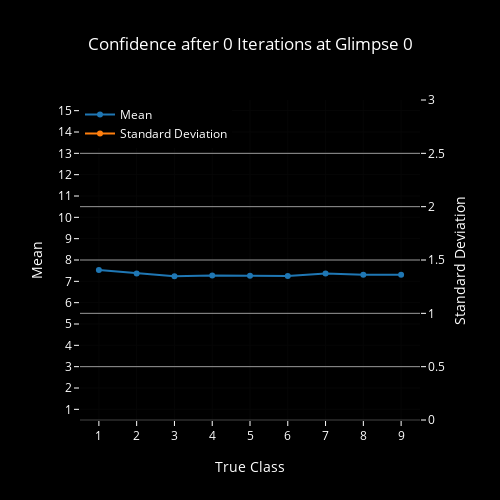
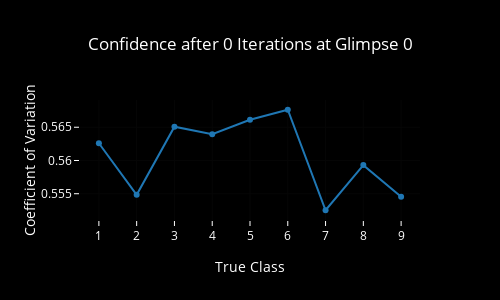
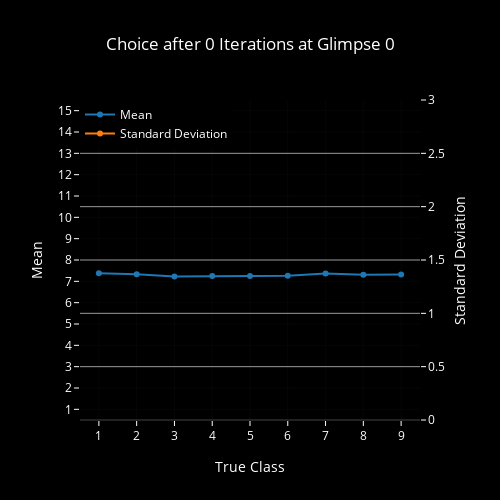
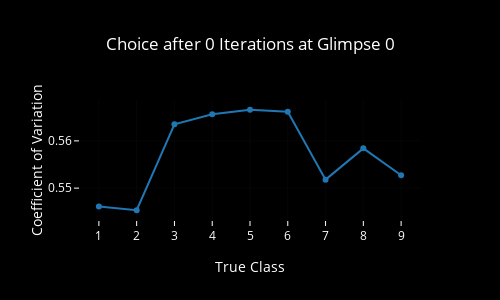

Notebook source saved alongside these figures, in order:
### Code cell
for i, it in enumerate(iter_list):
    for g, glimpse in enumerate(glimpse_list):
        plot_confidence_msdcv(i, it, g, glimpse)
        plot_choice_msdcv(i, it, g, glimpse)

### Figure 1 — Plotly figure (JSON) as saved in the notebook; plotly's stock layout.template omitted (floating-point values rounded to 4 significant figures)
{"data": [{"name": "Mean", "type": "scatter", "x": [1, 2, 3, 4, 5, 6, 7, 8, 9], "y": [7.528, 7.372, 7.239, 7.277, 7.258, 7.253, 7.365, 7.307, 7.308, null, null, null, null, null, null]}, {"name": "Standard Deviation", "type": "scatter", "x": [1, 2, 3, 4, 5, 6, 7, 8, 9], "y": [4.166, 3.989, 3.964, 3.953, 3.972, 3.976, 3.961, 3.965, 3.907, null, null, null, null, null, null], "yaxis": "y2"}], "layout": {"font": {"color": "#FFF"}, "height": 500, "legend": {"x": 0, "y": 1}, "paper_bgcolor": "#000", "plot_bgcolor": "#000", "title": "Confidence after 0 Iterations at Glimpse 0", "titlefont": {"color": "#FFF"}, "width": 500, "xaxis": {"dtick": 1, "range": [0.5, 9.5], "tickcolor": "#FFF", "title": "True Class"}, "yaxis": {"dtick": 1, "range": [0.5, 15.5], "tickcolor": "#FFF", "title": "Mean"}, "yaxis2": {"gridcolor": "#999", "overlaying": "y", "range": [0, 3], "side": "right", "tickcolor": "#FFF", "title": "Standard Deviation"}}}

### Figure 2 — Plotly figure (JSON) as saved in the notebook; plotly's stock layout.template omitted (floating-point values rounded to 4 significant figures)
{"data": [{"name": "Coefficient of Variation", "type": "scatter", "x": [1, 2, 3, 4, 5, 6, 7, 8, 9], "y": [0.5626, 0.5548, 0.5651, 0.5639, 0.5661, 0.5676, 0.5525, 0.5593, 0.5545, null, null, null, null, null, null]}], "layout": {"font": {"color": "#FFF"}, "height": 300, "paper_bgcolor": "#000", "plot_bgcolor": "#000", "title": "Confidence after 0 Iterations at Glimpse 0", "titlefont": {"color": "#FFF"}, "width": 500, "xaxis": {"dtick": 1, "range": [0.5, 9.5], "tickcolor": "#FFF", "title": "True Class"}, "yaxis": {"showgrid": true, "tickcolor": "#FFF", "title": "Coefficient of Variation"}}}

### Figure 3 — Plotly figure (JSON) as saved in the notebook; plotly's stock layout.template omitted (floating-point values rounded to 4 significant figures)
{"data": [{"name": "Mean", "type": "scatter", "x": [1, 2, 3, 4, 5, 6, 7, 8, 9], "y": [7.381, 7.332, 7.231, 7.251, 7.249, 7.266, 7.368, 7.31, 7.324, null, null, null, null, null, null]}, {"name": "Standard Deviation", "type": "scatter", "x": [1, 2, 3, 4, 5, 6, 7, 8, 9], "y": [3.876, 3.878, 3.934, 3.943, 3.966, 3.969, 3.959, 3.96, 3.9, null, null, null, null, null, null], "yaxis": "y2"}], "layout": {"font": {"color": "#FFF"}, "height": 500, "legend": {"x": 0, "y": 1}, "paper_bgcolor": "#000", "plot_bgcolor": "#000", "title": "Choice after 0 Iterations at Glimpse 0", "titlefont": {"color": "#FFF"}, "width": 500, "xaxis": {"dtick": 1, "range": [0.5, 9.5], "tickcolor": "#FFF", "title": "True Class"}, "yaxis": {"dtick": 1, "range": [0.5, 15.5], "tickcolor": "#FFF", "title": "Mean"}, "yaxis2": {"gridcolor": "#999", "overlaying": "y", "range": [0, 3], "side": "right", "tickcolor": "#FFF", "title": "Standard Deviation"}}}

### Figure 4 — Plotly figure (JSON) as saved in the notebook; plotly's stock layout.template omitted (floating-point values rounded to 4 significant figures)
{"data": [{"name": "Coefficient of Variation", "type": "scatter", "x": [1, 2, 3, 4, 5, 6, 7, 8, 9], "y": [0.5461, 0.5453, 0.5635, 0.5656, 0.5666, 0.5662, 0.5518, 0.5584, 0.5527, null, null, null, null, null, null]}], "layout": {"font": {"color": "#FFF"}, "height": 300, "paper_bgcolor": "#000", "plot_bgcolor": "#000", "title": "Choice after 0 Iterations at Glimpse 0", "titlefont": {"color": "#FFF"}, "width": 500, "xaxis": {"dtick": 1, "range": [0.5, 9.5], "tickcolor": "#FFF", "title": "True Class"}, "yaxis": {"showgrid": true, "tickcolor": "#FFF", "title": "Coefficient of Variation"}}}
